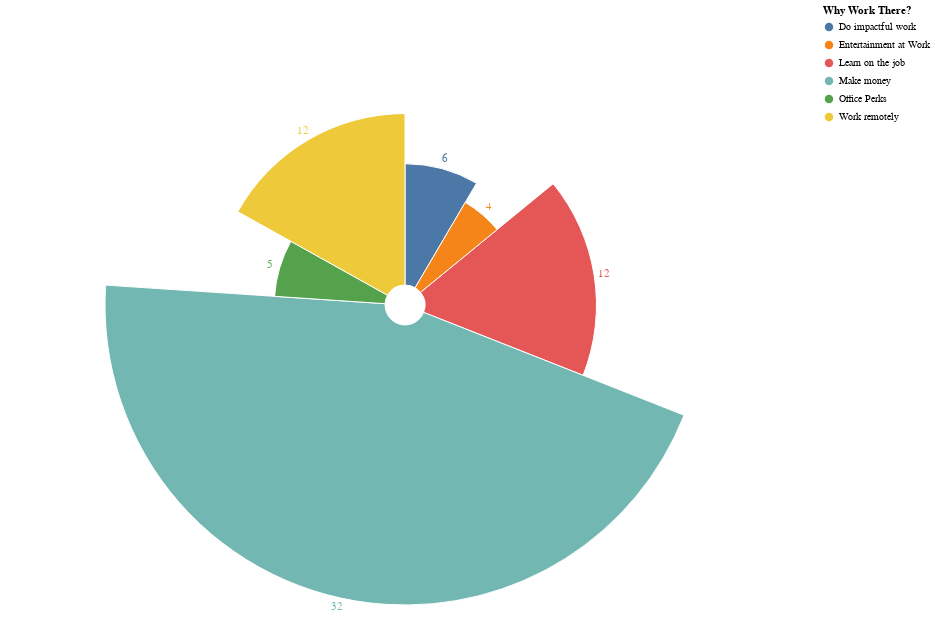

This figure's notebook cell:
### Code cell
import pandas as pd
import altair as alt

df = pd.read_csv('set.csv')
productions = {}

for pros in df['Perks']:
    if not(isinstance(pros, float) and pd.isna(pros)):
        if "Office Perks" in pros:
            pros = pros.replace('Office Perks (location, office activities, campus)', 'Office Perks')
        if "Enjoy food / entertainment at work":
            pros = pros.replace('Enjoy food / entertainment at work', 'Entertainment at Work')
        pro_list = pros.split(', ')
        for pro in pro_list:
            if pro in productions:
                productions[pro] += 1
            else:
                productions[pro] = 1

productions_df = pd.DataFrame(list(productions.items()), columns=['Why Work There?', 'values'])
base = alt.Chart(productions_df).encode(
    alt.Theta("values:Q").stack(True),
    alt.Radius("values:Q").scale(type="sqrt", zero=True, rangeMin=20),
    color="Why Work There?:N",
).properties(
    width = 800,
    height = 600
)
c1 = base.mark_arc(innerRadius=20, stroke="#fff")
c2 = base.mark_text(radiusOffset=10).encode(text="values:Q")
c1 + c2

### Figure 1 — Vega-Lite specification as saved in the notebook (floating-point values rounded to 4 significant figures)
{"config": {"view": {"continuousWidth": 300, "continuousHeight": 300}}, "layer": [{"mark": {"type": "arc", "innerRadius": 20, "stroke": "#fff"}, "encoding": {"color": {"field": "Why Work There?", "type": "nominal"}, "radius": {"field": "values", "scale": {"type": "sqrt", "zero": true, "rangeMin": 20}, "type": "quantitative"}, "theta": {"field": "values", "stack": true, "type": "quantitative"}}}, {"mark": {"type": "text", "radiusOffset": 10}, "encoding": {"color": {"field": "Why Work There?", "type": "nominal"}, "radius": {"field": "values", "scale": {"type": "sqrt", "zero": true, "rangeMin": 20}, "type": "quantitative"}, "text": {"field": "values", "type": "quantitative"}, "theta": {"field": "values", "stack": true, "type": "quantitative"}}}], "data": {"name": "data-da427f18f63e7dacf32300c42baff895"}, "height": 600, "width": 800, "$schema": "https://vega.github.io/schema/vega-lite/v5.17.0.json", "datasets": {"data-da427f18f63e7dacf32300c42baff895": [{"Why Work There?": "Do impactful work", "values": 6}, {"Why Work There?": "Learn on the job", "values": 12}, {"Why Work There?": "Make money", "values": 32}, {"Why Work There?": "Office Perks", "values": 5}, {"Why Work There?": "Work remotely", "values": 12}, {"Why Work There?": "Entertainment at Work", "values": 4}]}}
